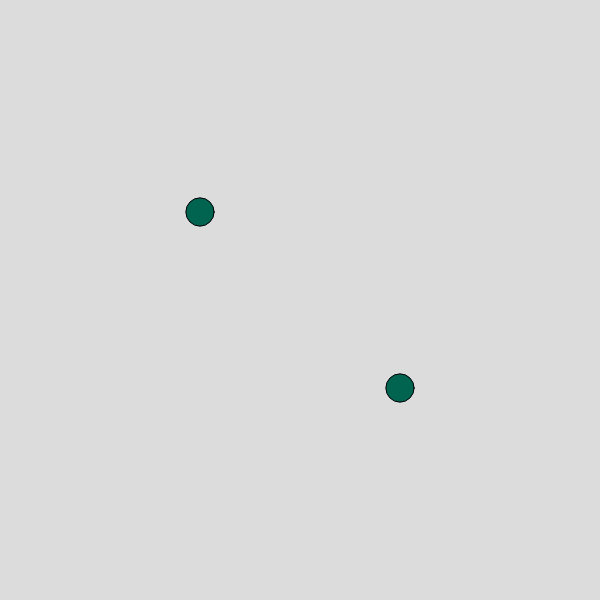
Frame 1 (no input)
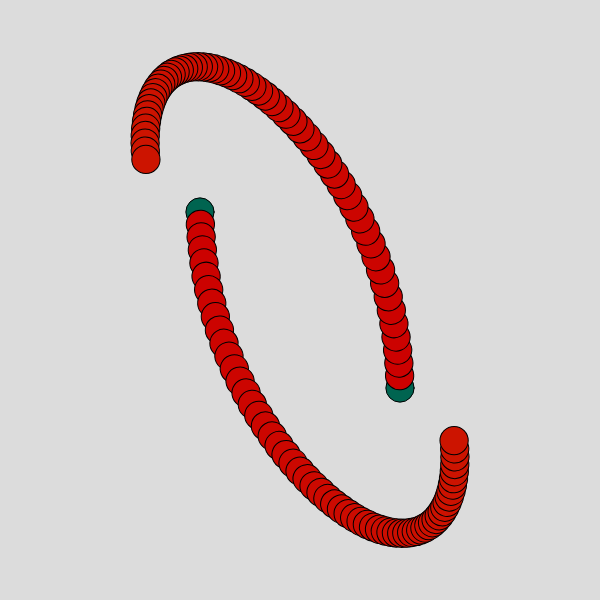
Frame 60 (no input)
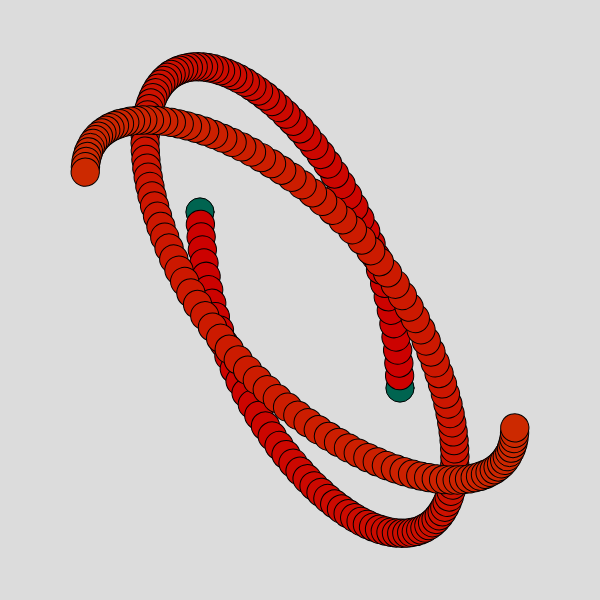
Frame 120 (the mouse pressed at the canvas centre since frame 60)

The p5.js sketch that drew these frames (run headless with seeded random() and noise() and a simulated clock; from frame 60 on, the mouse is pressed at the canvas centre):

// p5.js sketch
// ── sketch.js
let bodies = [];
let stop = false;
let G = 1;
let colour = true;

let penSlider;
let gravitySlider;

function setup() {
  createCanvas(600, 600);
  background(220);

  bodies.push(new Body(200, 200, 200));
  bodies.push(new Body(400, 400, 200));
  bodies[0].velocity = createVector(0, 12);
  bodies[1].velocity = createVector(0, -12);

  penSlider = createSlider(0, 2, 0);
  gravitySlider = createSlider(0, 3, 1);
  massSlider = createSlider(100, 500, 200, 50);
}

function draw() {
  G = gravitySlider.value();

  if (!stop) {
    bodies[0].mass = massSlider.value();
    bodies[1].mass = massSlider.value();

    bodies[0].update();
    bodies[1].update();
    bodies[0].show();
    bodies[1].show();

    bodies[1].applyForce(bodies[0].attract(bodies[1]));
    bodies[0].applyForce(bodies[1].attract(bodies[0]));
  }
}

function keyPressed() {
  if (key === " ") {
    background(220);
  } else if (key === "q") {
    stop = !stop;
  } else if (key === "w") {
    colour = !colour;
  }
}
// ── Body.js
class Body {
  constructor(x,y, mass) {
    this.position = createVector(x, y);
    this.velocity = createVector(0, 0);
    this.acceleration = createVector(0, 0);

    this.angle = 0;
    this.angVelocity = 0;
    this.angAcceleration = 0;

    this.mass = mass;
    this.radius = sqrt(mass)*2

    this.c = color(0, 100, 80);
    this.hue = 0;
  }

  attract(body) {
    // get direction and magnitude
    let force = p5.Vector.sub(this.position, body.position);
    let distance = force.mag();
    distance = constrain(distance, 5, 20);
    
    // calculates force strength from gravity formula
    let strength = (G * this.mass * body.mass) / (distance * distance);
    force.setMag(strength);

    return force;
  }

  applyForce(force) {
    let f = p5.Vector.div(force, this.mass);
    this.acceleration.add(f);
  }

  stepColour() {
    if (colour) {
      this.hue = (this.hue + 0.1) % 360;
      this.c = color(this.hue, 100, 80);
    } else {
      this.c = color(0, 0, 40);
    }
  }

  update() {
    // change colour
    this.stepColour();

    // linear movement
    this.velocity.add(this.acceleration);
    this.position.add(this.velocity);

    // angular movement
    this.angAcceleration = this.velocity.x;
    this.angVelocity += this.angAcceleration;
    this.angVelocity = constrain(this.angVelocity, -0.1, 0.1);
    this.angle += this.angVelocity;

    // cleaning variables
    this.acceleration.mult(0);
    this.angAcceleration = 0;
    this.angVelocity *= 0.9
  }

  show() {
    stroke(0);
    colorMode(HSB);
    fill(this.c);

    push();
    rectMode(CENTER);
    translate(this.position.x, this.position.y);
    rotate(this.angle);
    if (penSlider.value() == 0) {
      circle(0, 0, this.radius);
    } else if (penSlider.value() == 1) {
      line(0, 0, 0, this.radius/2);
    } else {
      square(0, 0, this.radius);
    }
    pop();
  }
}
// ── style.css
html, body {
  padding: 0;
  color: rgb(0, 0, 0);
  background-color: rgb(0, 200, 255);
  display: block;
}

canvas {
  display: flex;
  /* position: fixed; */
  margin: 5px;
  border: 5px solid rgb(0, 0, 0);

  /* https://stackoverflow.com/questions/78926760/prevent-unwanted-user-interactions-on-html-canvas */
  touch-action: none;
  -ms-touch-action: none;
  -webkit-user-select: none;
  user-select: none;
}

p, h4 {
  margin: 0px;
}

body {
  font-family: Arial, sans-serif;
  margin: 0;
  padding: 0;
  box-sizing: border-box;
}


header {
  background-color: #333;
  color: #fff;
  padding: 10px 0;
}

nav ul {
  list-style: none;
  display: flex;
  justify-content: left;
  padding: 0;
}

nav ul li {
  margin: 0 15px;
}

nav ul li a {
  color: #fff;
  text-decoration: none;
}
